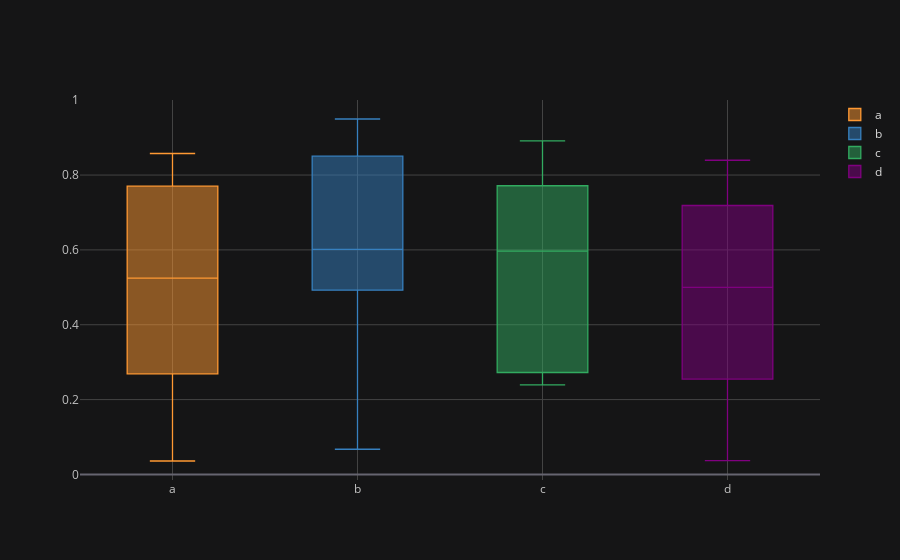

The cell this chart's notebook holds for it:
### Code cell
df.iplot(kind='box')

### Figure 1 — Plotly figure (JSON) as saved in the notebook; plotly's stock layout.template omitted (floating-point values rounded to 4 significant figures)
{"data": [{"boxpoints": false, "line": {"width": 1.3}, "marker": {"color": "rgba(255, 153, 51, 1.0)"}, "name": "a", "orientation": "v", "type": "box", "y": [0.5881, 0.03589, 0.658, 0.783, 0.1167, 0.8576, 0.7703, 0.461, 0.2688, 0.3292]}, {"boxpoints": false, "line": {"width": 1.3}, "marker": {"color": "rgba(55, 128, 191, 1.0)"}, "name": "b", "orientation": "v", "type": "box", "y": [0.8977, 0.6918, 0.1939, 0.8503, 0.7513, 0.9498, 0.4924, 0.4979, 0.06732, 0.5106]}, {"boxpoints": false, "line": {"width": 1.3}, "marker": {"color": "rgba(50, 171, 96, 1.0)"}, "name": "c", "orientation": "v", "type": "box", "y": [0.8915, 0.3787, 0.2723, 0.7752, 0.2392, 0.5617, 0.6313, 0.6794, 0.7714, 0.2636]}, {"boxpoints": false, "line": {"width": 1.3}, "marker": {"color": "rgba(128, 0, 128, 1.0)"}, "name": "d", "orientation": "v", "type": "box", "y": [0.8158, 0.5185, 0.7186, 0.03666, 0.2548, 0.1788, 0.8395, 0.6508, 0.481, 0.3105]}], "layout": {"legend": {"bgcolor": "#151516", "font": {"color": "#D9D9D9"}}, "paper_bgcolor": "#151516", "plot_bgcolor": "#151516", "title": {"font": {"color": "#D9D9D9"}}, "xaxis": {"gridcolor": "#434343", "showgrid": true, "tickfont": {"color": "#C2C2C2"}, "title": {"font": {"color": "#D9D9D9"}, "text": ""}, "zerolinecolor": "#666570"}, "yaxis": {"gridcolor": "#434343", "showgrid": true, "tickfont": {"color": "#C2C2C2"}, "title": {"font": {"color": "#D9D9D9"}, "text": ""}, "zerolinecolor": "#666570"}}}
